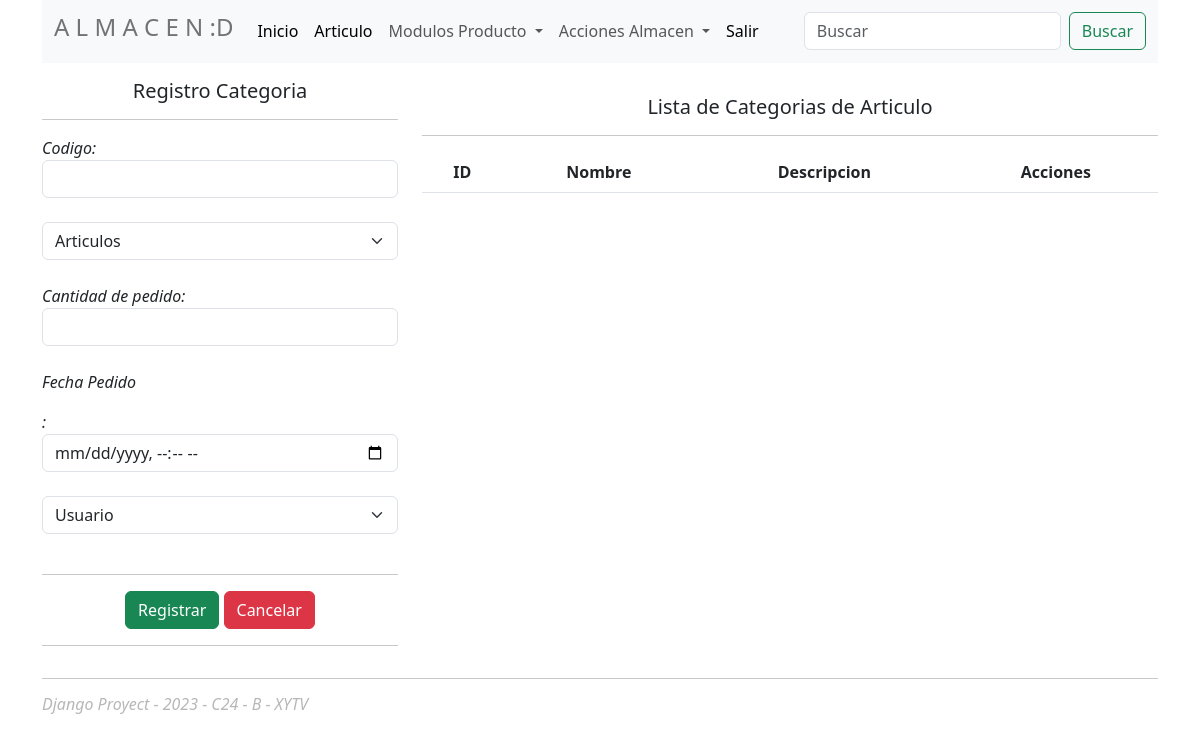
The page /categoria on the database as committed earlier.
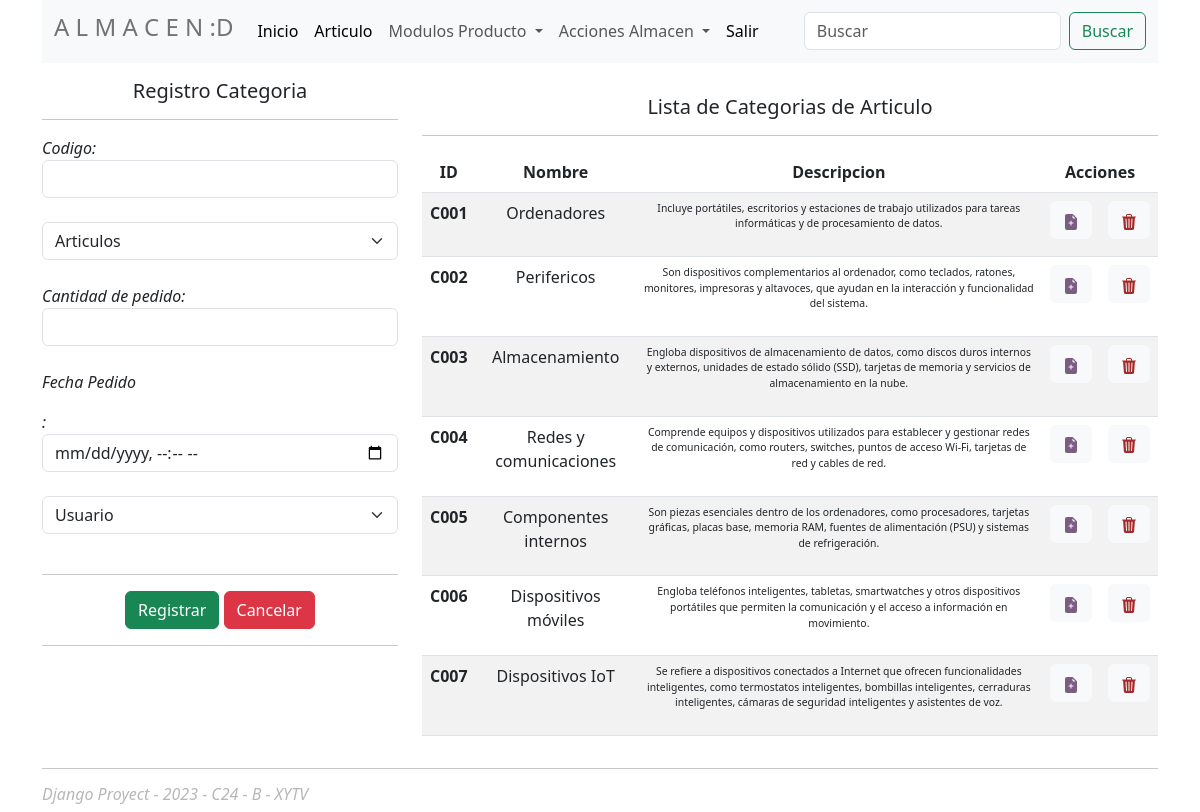
The same page on the database as committed later.
### Almacen/models.py (models this page shows, shortened)
class Categoria(models.Model):
    codigo=models.CharField(primary_key=True, max_length=6)
    nombre=models.CharField(max_length=60)
    descripcion=models.CharField(max_length=500)

### Almacen/views.py (the view)
# urls.py: path('categoria',views.categoria,name='categoria'),
def categoria(request):
    categorias = Categoria.objects.all()
    context = {"categorias":categorias}
    return render(request, template_gestion_categoria,context)

### Almacen/templates/articulo/categoria/GestionCategoria.html (shortened to what this page needs)
{% extends 'base/index.html' %}
{% block content %}
<div class="row pt-3">
    <div class="col-4">
        <h5 class=" text-center">Registro Categoria</h5>
        <hr>
        <form action="/ingreso/registrarsalida" method="post">
            <div class="row">
                <div class="col">
                    <div>
                        <label><em>Codigo:</em></label>
                        <input type="text" name="txtCodigo" class="form-control">
                    </div><br>
                    <div>
                        <select class="form-select" aria-label="Default select example" name="txtArticulo">
                            <option selected>Articulos</option>
                        </select>
                    </div><br>
                    <div>
                        <label><em>Cantidad de pedido:</em></label>
                        <input type="number" name="txtCantidad" class="form-control">
                    </div><br>
                    <div>
                        <label><em>Fecha Pedido</p>:</em></label>
                        <input type="datetime-local" name="txtFecha" class="form-control">
                    </div><br>
                    <div>
                        <select class="form-select" aria-label="Default select example" name="txtUsuario">
                            <option selected>Usuario</option>
                        </select>
                    </div><br>
                </div>
            </div>
            <hr>
            <div class="text-center d-grid gap-2 d-md-block">
                <button class="btn btn-success" type="submit">Registrar</button>
                <button class="btn btn-danger" type="reset">Cancelar</button>
            </div>
            <hr>
        </form>
    </div>
    <div class="col-8 pt-3 text-center">
        <h5>Lista de Categorias de Articulo</h5>
        <hr>
        <table class="table table-striped table-hover">
            <thead>
                <tr>
                    <th scope="col">ID</th>
                    <th scope="col">Nombre</th>
                    <th scope="col">Descripcion</th>
                    <th scope="col" colspan="2">Acciones</th>
                </tr>
            </thead>
            <tbody>
                {% for c in categorias %}
                <tr>
                    <th scope="row">{{c.codigo}}</th>
                    <td>{{c.nombre}}</td>
                    <td><p>{{c.descripcion}}</p></td>
                    <td>
                        <button type="button" class="btn btn-light">
                            <a class="editar" href="/categoria/edicioncategoria/{{c.codigo}}">
                            </a>
                        </button>
                    </td>
                    <td>
                        <button type="button" class="btn btn-light">
                            <a class="eliminar" href="/categoria/eliminarcategoria/{{c.codigo}}">
                            </a>
                        </button>
                    </td>
                </tr>
                {% endfor %}
            </tbody>
        </table>
    </div>
</div>
{% endblock %}

Rows that differ between the two databases and show on the page:
added Categoria: codigo "C001", nombre "Ordenadores", descripcion "Incluye portátiles, escritorios y estaciones de trabajo utilizados para tareas informáticas y de procesamiento de datos."
added Categoria: codigo "C002", nombre "Perifericos", descripcion "Son dispositivos complementarios al ordenador, como teclados, ratones, monitores, impresoras y altavoces, que ayudan en la interacción y funcionalidad del sistema."
added Categoria: codigo "C003", nombre "Almacenamiento", descripcion "Engloba dispositivos de almacenamiento de datos, como discos duros internos y externos, unidades de estado sólido (SSD), tarjetas de memoria y servicios de almacenamiento en la nube."
added Categoria: codigo "C004", nombre "Redes y comunicaciones", descripcion "Comprende equipos y dispositivos utilizados para establecer y gestionar redes de comunicación, como routers, switches, puntos de acceso Wi-Fi, tarjetas de red y cables de red."
added Categoria: codigo "C005", nombre "Componentes internos", descripcion "Son piezas esenciales dentro de los ordenadores, como procesadores, tarjetas gráficas, placas base, memoria RAM, fuentes de alimentación (PSU) y sistemas de refrigeración."
added Categoria: codigo "C006", nombre "Dispositivos móviles", descripcion "Engloba teléfonos inteligentes, tabletas, smartwatches y otros dispositivos portátiles que permiten la comunicación y el acceso a información en movimiento."
added Categoria: codigo "C007", nombre "Dispositivos IoT", descripcion "Se refiere a dispositivos conectados a Internet que ofrecen funcionalidades inteligentes, como termostatos inteligentes, bombillas inteligentes, cerraduras inteligentes, cámaras de seguridad inteligentes y asistentes de voz."
